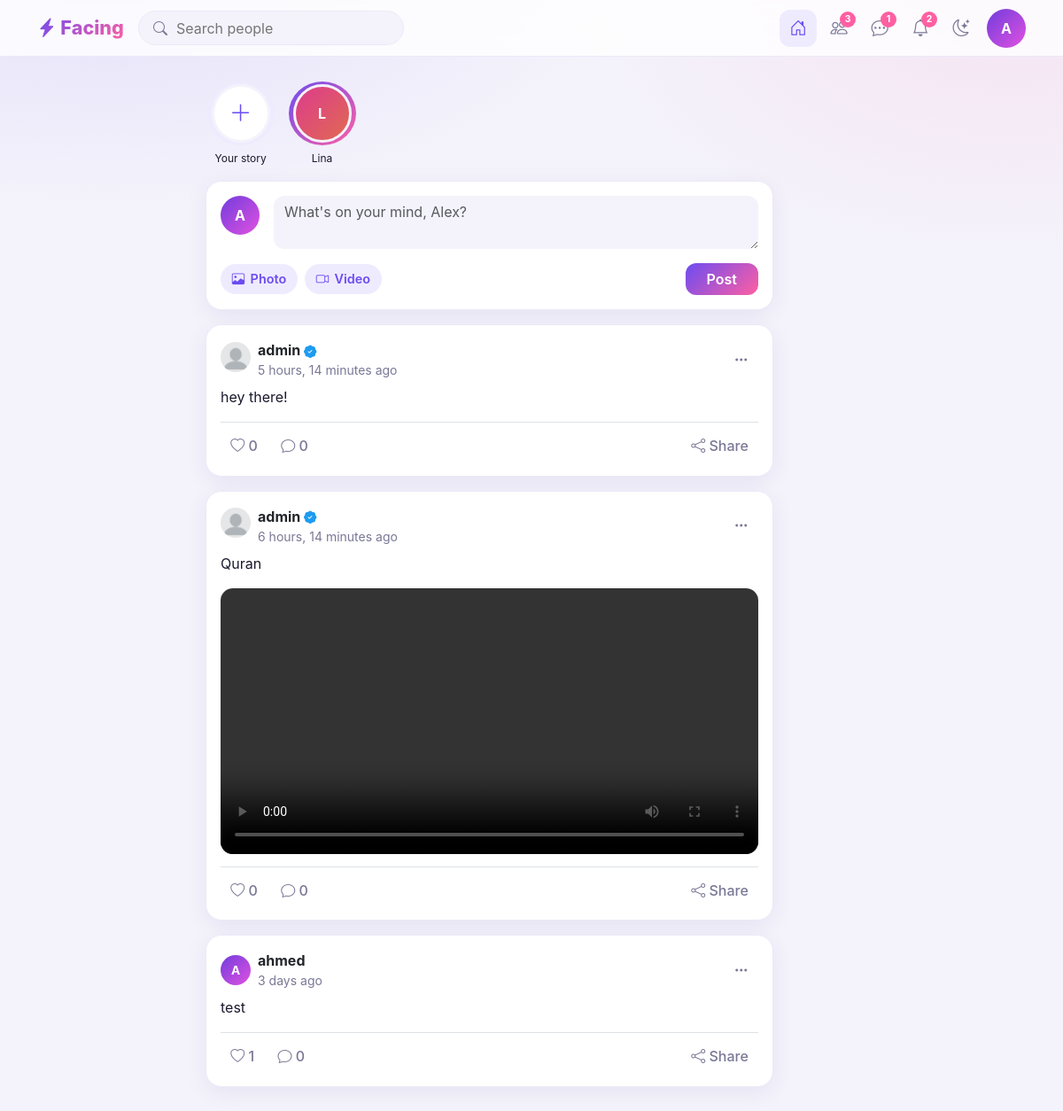
Page / (signed in) on the committed database.
### accounts/models.py (models this page shows, shortened)
class User(AbstractBaseUser, PermissionsMixin):
    id = models.UUIDField(primary_key=True, default=uuid.uuid4, editable=False)
    username = models.CharField(max_length=50, unique=True)
    email = models.EmailField(max_length=300, unique=True)
    img = models.ImageField(upload_to="ProfileImg", null=True, blank=True)
    bio = models.CharField(max_length=100, null=True, blank=True)
    city = models.CharField(max_length=100, null=True, blank=True)
    place = models.CharField(max_length=100, null=True, blank=True)
    is_private = models.BooleanField(default=False)
    show_followers = models.BooleanField(default=True)
    show_following = models.BooleanField(default=True)
    check_follower = models.BooleanField(default=False)
    slug = models.SlugField(null=True, blank=True)
    verified = models.BooleanField(default=False)
    is_active = models.BooleanField(default=True)
    is_staff = models.BooleanField(default=False)
    is_admin = models.BooleanField(default=False)
    is_superuser = models.BooleanField(default=False)
    date_joined = models.DateTimeField(auto_now_add=True)
    last_login = models.DateTimeField(auto_now=True)
    USERNAME_FIELD = "email"
    REQUIRED_FIELDS = ["username"]
    objects = UserManager()

### posts/models.py (models this page shows, shortened)
class TimeStamped(models.Model):
    created_at = models.DateTimeField(auto_now_add=True)
    updated_at = models.DateTimeField(auto_now=True)
    class Meta:
        abstract = True

class Post(TimeStamped):
    id = models.UUIDField(default=uuid.uuid4, primary_key=True, unique=True)
    user = models.ForeignKey(User, on_delete=models.CASCADE, related_name="posts")
    caption = models.CharField(null=True, blank=True, max_length=2000)
    body = models.TextField(null=True, blank=True)
    like_count = models.PositiveIntegerField(default=0)
    comments_count = models.PositiveIntegerField(default=0)
    class Meta:
        ordering = ["-created_at"]
        indexes = [models.Index(fields=["user", "-created_at"])]

class PostMedia(models.Model):
    post = models.ForeignKey(Post, on_delete=models.CASCADE, related_name="media")
    file = models.FileField(upload_to="posts/%Y/%m/")
    def media_type(self):
        if not self.file:
            return None
        ext = Path(self.file.name).suffix.lower()
        if ext in IMAGE_EXTENSIONS:
            return "image"
        if ext in VIDEO_EXTENSIONS:
            return "video"
        return None
    class Meta:
        ordering = ["id"]

### posts/views.py (the view)
# urls.py: path("", views.home, name="home"),
@login_required
def home(request):
    following = Follow.objects.filter(
        follower=request.user, status="accepted"
    ).values_list("following_id")
    friends_requests = Follow.objects.filter(
        following=request.user, status="pending"
    ).select_related("follower")
    mutual_friends = people_you_may_know(request.user)
    posts = (
        Post.objects.filter(
            Q(user=request.user) | Q(user__in=following),
        )
        .select_related("user")
        .prefetch_related(
            "media",
            Prefetch(
                "comments",
                Comment.objects.filter(parent=None)
                .select_related("user")
                .annotate(
                    is_liked=Exists(CommentLike.objects.filter(comment=OuterRef("id")))
                )
                .order_by("-likes_count")
                .prefetch_related(
                    Prefetch(
                        "replies",
                        Comment.objects.select_related("user").order_by("-created_at"),
                    )
                ),
                to_attr="none_parent_comment",
            ),
        )
        .annotate(
            is_liked=Exists(
                PostLike.objects.filter(post=OuterRef("id"), user=request.user)
            )
        )
        .order_by("-created_at", "-like_count")
    )
    context = {
        "posts": posts,
        "friend_requests": friends_requests,
        "mutual_friends": mutual_friends,
    }
    return render(request, "posts/home.html", context)

### templates/posts/home.html (shortened to what this page needs)
{% extends 'base.html' %}
{% block body %}
<main class="container py-4">
  <div class="row g-4">
    <section class="col-lg-7 ms-auto">
      <div class="stories">
        <button class="story add" type="button" data-bs-toggle="modal" data-bs-target="#createStory"><span class="ring"><span class="av"><i class="bi bi-plus-lg"></i></span></span><small>Your story</small></button>
        <button class="story" type="button" data-user="Lina Hassan"><span class="ring"><span class="av" style="--h:330">L</span></span><small>Lina</small>
          </button>
      </div>
      <form class="card mb-3" method="post" enctype="multipart/form-data"><div class="card-body">
        <div class="d-flex gap-3"><span class="av" style="--h:260">A</span>
          <textarea class="form-control border-0" name="content" rows="2" placeholder="What's on your mind, Alex?" aria-label="New post"></textarea></div>
        <div class="d-flex align-items-center gap-2 mt-3">
          <label class="chip"><i class="bi bi-image"></i> Photo<input type="file" name="image" accept="image/*" hidden></label>
          <label class="chip"><i class="bi bi-camera-video"></i> Video<input type="file" name="video" accept="video/*" hidden></label>
          <button class="btn btn-brand ms-auto px-4">Post</button></div>
      </div></form>
      {% for post in posts %}
        <article class="card mb-3" id="post-{{ post.pk }}">
          <div class="card-body">
            <div class="d-flex align-items-center gap-2 mb-2">
              <a href="{% url 'profile' post.user.id %}"><span class="av av-sm" style="--h:260;{% if post.user.img %}background-image:url('{{ post.user.img.url }}');background-size:cover;background-position:center;{% endif %}">{% if not post.user.img %}{{ post.user.username|first|upper }}{% endif %}</span></a>
              <div class="flex-grow-1">
                <a class='text-dark' href="{% url 'profile' post.user.id %}"><b>{{ post.user.username }} {% if post.user.verified %} <i class="bi bi-patch-check-fill verified" title="Verified"></i>{% endif %}</b></a>
                <div class="small muted">{{ post.created_at|timesince }} ago</div>
              </div>
            <div class="dropdown">
              <button class="action" data-bs-toggle="dropdown" aria-label="Post menu"><i class="bi bi-three-dots"></i></button>
            </div>
            </div>
            {% if post.media.all %}
              {% if post.caption %}<p>{{ post.caption|linebreaksbr }}</p>{% endif %}
              {% for media in post.media.all %}
                {% if media.media_type == "image" %}
                  <img class="media mb-2 " style='width:100%; height:100%' src="{{ media.file.url }}" alt="Post photo"
                      style="max-height:520px;object-fit:cover;">
                {% elif media.media_type == "video" %}
                  <video class="media mb-2 w-100" controls preload="metadata" style="max-height:520px;">
                    <source src="{{ media.file.url }}">
                  </video>
                {% endif %}
              {% endfor %}
              {% else %}
              <p>{{ post.body|linebreaksbr }}</p>
            {% endif %}
            <div class="d-flex gap-1 border-top pt-2">
              <form method="POST" action="{% url 'toggle-like' 'post' post.id %}" class="js-like-form">
                <button class="action like {% if post.is_liked %}active{% endif %}">
                  <i class="bi {% if post.is_liked %}bi-heart-fill{% else %}bi-heart{% endif %}"></i>
                  <span>{{ post.like_count }}</span>
                </button>
              </form>
              <button type="button" class="action js-comment"><i class="bi bi-chat"></i> <span>{{ post.comments_count }}</span></button>
              <button type="button" class="action ms-auto"><i class="bi bi-share"></i> Share</button>
            </div>
          </div>
        </article>
      {% endfor %}
    </section>
    <aside class="col-lg-3 d-none d-lg-block">
    </aside>
  </div>
</main>
{% endblock body %}

### templates/navbar.html (shortened to what this page needs)
<nav class="topbar sticky-top"><div class="container d-flex align-items-center gap-3">
  <a class="brand" href="{% url 'home' %}"><i class="bi bi-lightning-charge-fill"></i> Facing</a>
  {% if request.user.is_authenticated %}
  <form class="search d-none d-md-flex" action='{% url "search" %}'><i class="bi bi-search muted"></i><input placeholder="Search people" aria-label="Search" name='u'></form>
  <div class="ms-auto d-flex align-items-center gap-1">
    <a class="nav-i" data-p="feed" {% if request.path == '/' %} aria-current="page" {% endif %} href="{% url 'home' %}" title="Home"><i class="bi bi-house-door"></i></a>
    <a class="nav-i" data-p="friends" {% if request.path == '/accounts/requests/' %} aria-current="page" {% endif %} href="{% url 'requests' %}" title="Friend requests"><i class="bi bi-people"></i><b class="dot">3</b></a>
    <button class="nav-i" type="button" id="msgToggle" title="Messages" aria-label="Messages" aria-expanded="false" aria-controls="msgPanel"><i class="bi bi-chat-dots"></i><b class="dot">1</b></button>
    <a class="nav-i" data-p="notifications" href="notifications.html" title="Notifications"><i class="bi bi-bell"></i><b class="dot">2</b></a>
    {% endif %}
    <button class="nav-i" {% if user.is_anonymous %} style='margin-left:auto'{% endif %} type="button" data-theme-toggle title="Toggle theme"><i class="bi bi-moon-stars"></i></button>
    <div class="dropdown ms-1">
      {% if request.user.is_authenticated %}
      <a href="#" data-bs-toggle="dropdown" aria-label="Account">
          <span class="av " id="avatarPrev"
              style="--h:260;{% if user.img %}background-image:url('{{ request.user.img.url }}');background-size:cover;background-position:center;{% endif %}">
              {% if not request.user.img %}{{ user.username|first|upper }}{% endif %}
          </span>
      </a>
      {% else %}
      <a  href="{% url 'account_login' %}">Login /</a>
      <a  href="{% url 'account_signup' %}">Signup</a>
      {% endif %}
    </div>
  </div></div>
</nav>

### static/assets/css/style.css (style rules this page uses)
:root { --bg:#f4f3fb;--card:#fff;--ink:#1b1a2e;--muted:#7a7896;--line:#ebe9f7;--soft:#efebff;--brand:#6c4cf1;--brand2:#ff5fa2;--blue:#1d9bf0; --grad:linear-gradient(135deg,var(--brand),var(--brand2));--r:18px;--shadow:0 6px 24px rgba(60,40,140,.08) }
body { background:var(--bg);color:var(--ink);font-family:"Inter","Segoe UI",system-ui,sans-serif;min-height:100vh; background-image:radial-gradient(600px 300px at 10% -5%,rgba(108,76,241,.12),transparent),radial-gradient(500px 300px at 95% 0,rgba(255,95,162,.10),transparent);background-attachment:fixed }
a { color:var(--brand);text-decoration:none }
.muted { color:var(--muted) }
.card,.modal-content,.dropdown-menu,.list-group-item { background:var(--card);color:var(--ink);border:1px solid var(--line) }
.card { border-radius:var(--r);box-shadow:var(--shadow) }
.form-control,.form-select { background:var(--bg);color:var(--ink);border:1px solid var(--line);border-radius:12px }
.verified { color:var(--blue);font-size:.9em;vertical-align:-1px }
.btn { border-radius:12px;font-weight:600;transition:transform .15s,box-shadow .15s,background .15s }
.btn-brand { background:var(--grad);color:#fff;border:0 }
.av { --h:260;display:inline-flex;align-items:center;justify-content:center;width:44px;height:44px;border-radius:50%;flex:none;color:#fff;font-weight:700; background:linear-gradient(135deg,hsl(var(--h) 70% 55%),hsl(calc(var(--h) + 40) 70% 60%));background-size:cover;background-position:center;overflow:hidden }
.av-sm { width:34px;height:34px;font-size:.85rem }
.chip { display:inline-flex;align-items:center;gap:.4rem;padding:.4rem .8rem;border-radius:999px;background:var(--soft);color:var(--brand);font-weight:600;font-size:.9rem;cursor:pointer;border:0 }
.action { background:none;border:0;color:var(--muted);padding:.35rem .7rem;border-radius:10px;font-weight:500 }
.media { height:300px;border-radius:14px;background-size:cover;background-position:center;position:relative }
.topbar { background:color-mix(in srgb,var(--card) 80%,transparent);backdrop-filter:blur(14px);border-bottom:1px solid var(--line);padding:.6rem 0;z-index:1030 }
.brand { font-weight:800;font-size:1.35rem;background:var(--grad);-webkit-background-clip:text;background-clip:text;color:transparent }
.search { align-items:center;gap:.5rem;background:var(--bg);border:1px solid var(--line);border-radius:999px;padding:.35rem 1rem;width:300px }
.search input { background:none;border:0;outline:0;color:var(--ink);width:100% }
.nav-i { position:relative;width:42px;height:42px;display:grid;place-items:center;border-radius:12px;border:0;background:none;color:var(--muted);font-size:1.2rem }
.nav-i:hover,.nav-i[aria-current=page] { background:var(--soft);color:var(--brand) }
.dot { position:absolute;top:2px;right:2px;min-width:18px;height:18px;border-radius:9px;background:var(--brand2);color:#fff;font-size:.65rem;display:grid;place-items:center }
.stories { display:flex;gap:1rem;overflow-x:auto;padding:.25rem .1rem 1rem;scrollbar-width:none }
.story { background:none;border:0;padding:0;text-align:center;width:76px;flex:none;color:var(--ink) }
.story small { display:block;margin-top:.35rem;font-size:.75rem;overflow:hidden;text-overflow:ellipsis;white-space:nowrap }
.ring { display:block;padding:3px;border-radius:50%;background:var(--grad) }
.ring .av { width:66px;height:66px;border:3px solid var(--bg) }
.story.add .ring { background:var(--soft) }
.story.add .av { background:var(--card);color:var(--brand);font-size:1.6rem }

### rows in the picture
User: username|first "A"
Post: user.img (picture), user.username "admin", created_at "5 hours, 14 minutes", body "hey there!", like_count "0", comments_count "0"
Post: user.img (picture), user.username "admin", created_at "6 hours, 14 minutes", caption "Quran", like_count "0", comments_count "0"
Post: user.username|first "A", user.username "ahmed", created_at "3 days", body "test", like_count "1", comments_count "0"
